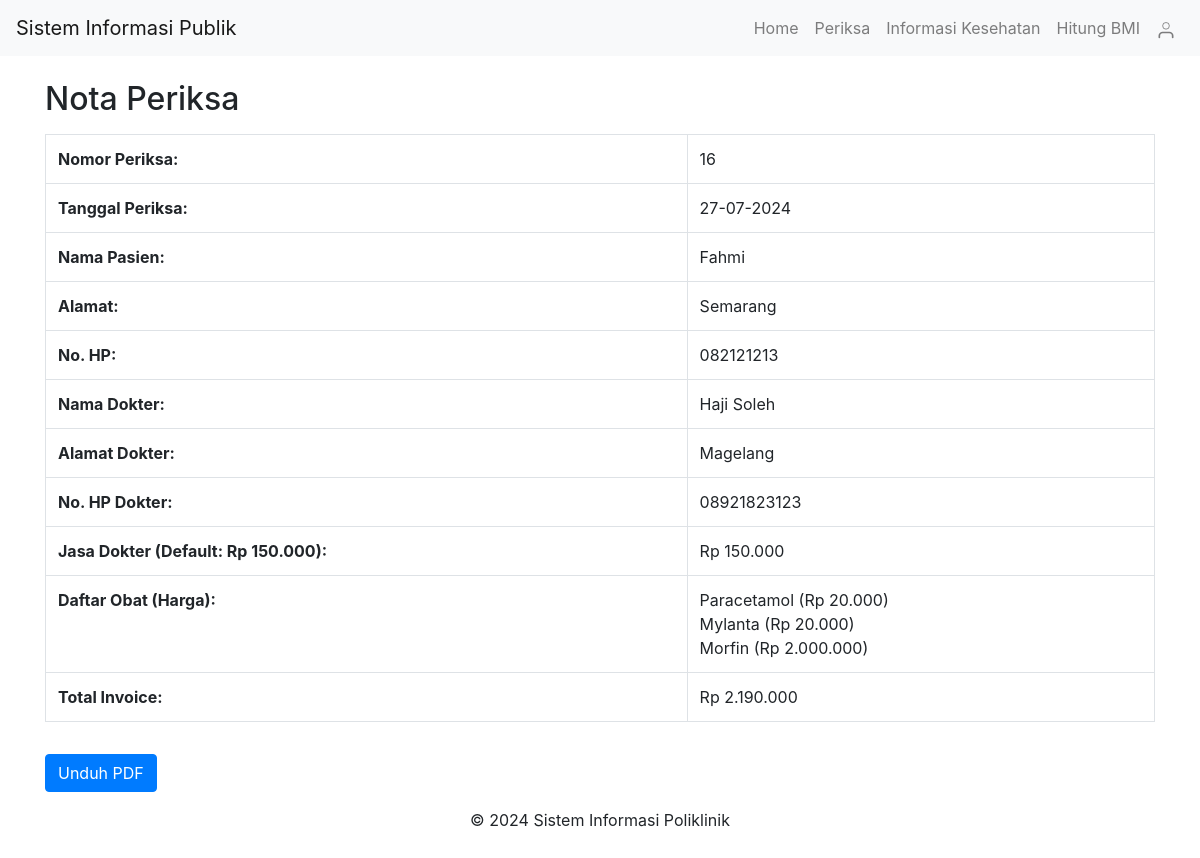
Screenshot of /pages/nota.php?id_periksa=16 with the database file from the repository.
### tables this page shows
CREATE TABLE `periksa` (
  `id` int(11) NOT NULL,
  `id_pasien` int(11) NOT NULL,
  `id_dokter` int(11) NOT NULL,
  `tgl_periksa` datetime NOT NULL,
  `catatan` text DEFAULT NULL
);

CREATE TABLE `pasien` (
  `id` int(11) NOT NULL,
  `nama` varchar(255) NOT NULL,
  `alamat` varchar(255) NOT NULL,
  `no_hp` varchar(50) NOT NULL
);

CREATE TABLE `dokter` (
  `id` int(11) NOT NULL,
  `nama` varchar(255) NOT NULL,
  `alamat` varchar(255) NOT NULL,
  `no_hp` varchar(50) NOT NULL
);

CREATE TABLE `obat` (
  `id` int(11) NOT NULL,
  `nama_obat` varbinary(50) NOT NULL,
  `kemasan` varchar(35) NOT NULL,
  `harga` int(11) NOT NULL
);

### pages/nota.php (the view)
<?php
include('../includes/header.php');
include('../config/database.php');
if (isset($_GET['id_periksa'])) {
    $id_periksa = $_GET['id_periksa'];
    $sql_periksa = "SELECT periksa.id, periksa.tgl_periksa, periksa.catatan,
                    pasien.nama AS nama_pasien, pasien.alamat AS alamat_pasien, pasien.no_hp AS no_hp_pasien,
                    dokter.nama AS nama_dokter, dokter.alamat AS alamat_dokter, dokter.no_hp AS no_hp_dokter
                    FROM periksa
                    INNER JOIN pasien ON periksa.id_pasien = pasien.id
                    INNER JOIN dokter ON periksa.id_dokter = dokter.id
                    WHERE periksa.id = ?";
    $stmt_periksa = $conn->prepare($sql_periksa);
    $stmt_periksa->bind_param("i", $id_periksa);
    $stmt_periksa->execute();
    $result_periksa = $stmt_periksa->get_result();
    if ($result_periksa->num_rows > 0) {
        $row = $result_periksa->fetch_assoc();
        $jasa_dokter = 150000;
        $sql_obat_periksa = "SELECT obat.nama_obat, obat.harga
                             FROM detail_periksa
                             INNER JOIN obat ON detail_periksa.id_obat = obat.id
                             WHERE detail_periksa.id_periksa = ?";
        $stmt_obat_periksa = $conn->prepare($sql_obat_periksa);
        $stmt_obat_periksa->bind_param("i", $id_periksa);
        $stmt_obat_periksa->execute();
        $result_obat_periksa = $stmt_obat_periksa->get_result();
        ?>
        <div class="container">
            <h2 class="mt-4">Nota Periksa</h2>
            <table class="table table-bordered mt-3">
                <tr>
                    <td><strong>Nomor Periksa:</strong></td>
                    <td><?php echo $row['id']; ?></td>
                </tr>
                <tr>
                    <td><strong>Tanggal Periksa:</strong></td>
                    <td><?php echo date('d-m-Y', strtotime($row['tgl_periksa'])); ?></td>
                </tr>
                <tr>
                    <td><strong>Nama Pasien:</strong></td>
                    <td><?php echo $row['nama_pasien']; ?></td>
                </tr>
                <tr>
                    <td><strong>Alamat:</strong></td>
                    <td><?php echo $row['alamat_pasien']; ?></td>
                </tr>
                <tr>
                    <td><strong>No. HP:</strong></td>
                    <td><?php echo $row['no_hp_pasien']; ?></td>
                </tr>
                <tr>
                    <td><strong>Nama Dokter:</strong></td>
                    <td><?php echo $row['nama_dokter']; ?></td>
                </tr>
                <tr>
                    <td><strong>Alamat Dokter:</strong></td>
                    <td><?php echo $row['alamat_dokter']; ?></td>
                </tr>
                <tr>
                    <td><strong>No. HP Dokter:</strong></td>
                    <td><?php echo $row['no_hp_dokter']; ?></td>
                </tr>
                <tr>
                    <td><strong>Jasa Dokter (Default: Rp 150.000):</strong></td>
                    <td>Rp <?php echo number_format($jasa_dokter, 0, ',', '.'); ?></td>
                </tr>
                <tr>
                    <td><strong>Daftar Obat (Harga):</strong></td>
                    <td>
                        <?php
                        $total_invoice = $jasa_dokter;
                        if ($result_obat_periksa->num_rows > 0) {
                            while ($row_obat = $result_obat_periksa->fetch_assoc()) {
                                echo $row_obat['nama_obat'] . " (Rp " . number_format($row_obat['harga'], 0, ',', '.') . ")<br>";
                                $total_invoice += $row_obat['harga'];
                            }
                        } else {
                            echo "-";
                        }
                        ?>
                    </td>
                </tr>
                <tr>
                    <td><strong>Total Invoice:</strong></td>
                    <td>Rp <?php echo number_format($total_invoice, 0, ',', '.'); ?></td>
                </tr>
            </table>
            <a href="unduh_nota.php?id_periksa=<?php echo $id_periksa; ?>" class="btn btn-primary mt-3">Unduh PDF</a>
        </div>
    <?php
    } else {
        echo "<div class='alert alert-danger'>Data periksa tidak ditemukan.</div>";
    }
} else {
    echo "<div class='alert alert-danger'>Parameter id_periksa tidak valid.</div>";
}
include('../includes/footer.php');
?>

### includes/header.php (style rules this page uses)
body { display: flex; flex-direction: column; }

### rows the page displays
periksa: id "16", tgl_periksa "27-07-2024", id_pasien.nama "Fahmi", id_pasien.alamat "Semarang", id_pasien.no_hp "082121213", id_dokter.nama "Haji Soleh", id_dokter.alamat "Magelang", id_dokter.no_hp "08921823123"
obat: nama_obat "Paracetamol", harga "20.000"
obat: nama_obat "Mylanta", harga "20.000"
obat: nama_obat "Morfin", harga "2.000.000"

### other values shown
$jasa_dokter "150.000"
$total_invoice "2.190.000"
